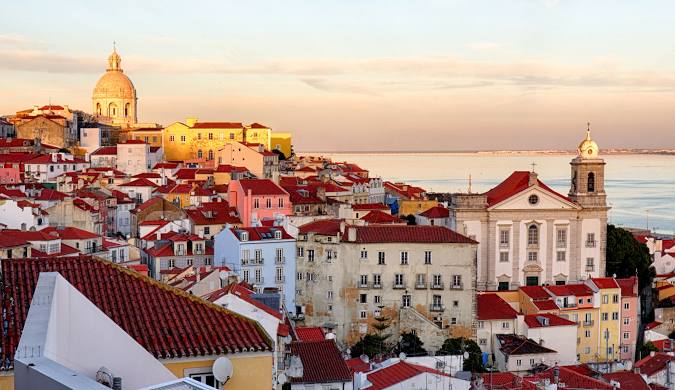
#> input picture arytmetykaObrazu/lizbona.jpeg, 675 x 390 px
$ python zad3.py
#> lines starting #> are read from the running program, lines starting #| are printed output that depends on the picture
import cv2 as cv
import numpy as np

image = cv.imread('lizbona.jpeg')
#> image is the input picture: shape (390, 675, 3); mean B, G, R 140, 151.3, 177.3
cv.imshow("Image", image)

M = np.ones(image.shape, dtype="uint8") * 80
substractNP = cv.subtract(image, M)
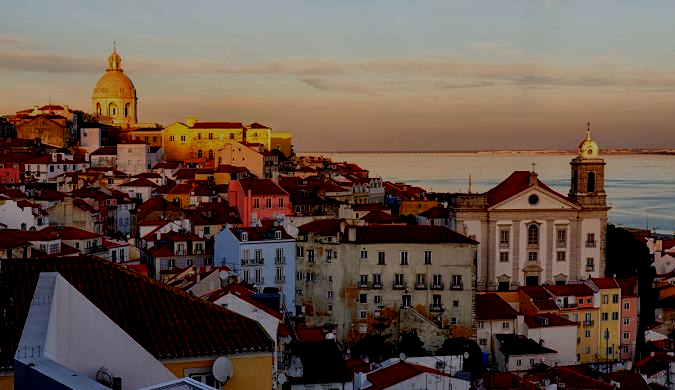
#> substractNP: shape (390, 675, 3); mean B, G, R 72, 82.4, 100.9
cv.imshow("LighterNP", substractNP)

substractCV = cv.subtract(image, 80)
cv.imshow("LighterCV", substractCV)

cv.waitKey(0)
cv.destroyAllWindows()
